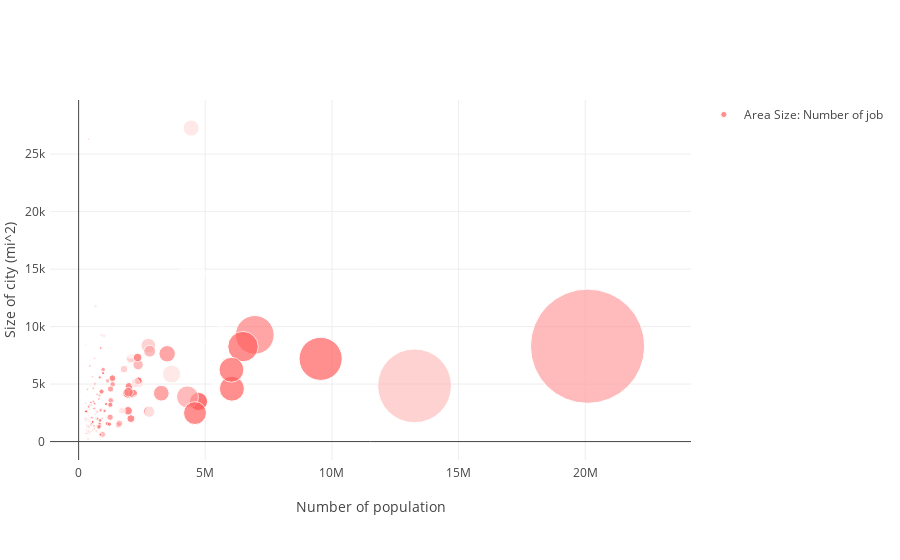

The notebook cell saved with this chart:
### Code cell
map_plot('number of jobs', '5-year firm survival')
map_bubblePlot('number of jobs', '5-year firm survival')

### Figure 1 — Plotly figure (JSON) as saved in the notebook; plotly's stock layout.template omitted (floating-point values rounded to 4 significant figures; data arrays with more than 128 entries replaced by an {"elided": "..."} marker saying what was removed)
{"data": [{"marker": {"color": {"elided": "181 str values"}, "size": {"elided": "181 float values"}}, "mode": "markers", "name": "Area Size: Number of job", "text": {"elided": "181 str values"}, "type": "scatter", "x": {"elided": "181 int values"}, "y": {"elided": "181 float values"}}], "layout": {"margin": {"b": 100, "l": 50, "pad": 4, "r": 50, "t": 100}, "showlegend": true, "xaxis": {"title": "Number of population"}, "yaxis": {"title": "Size of city (mi^2)"}}}
